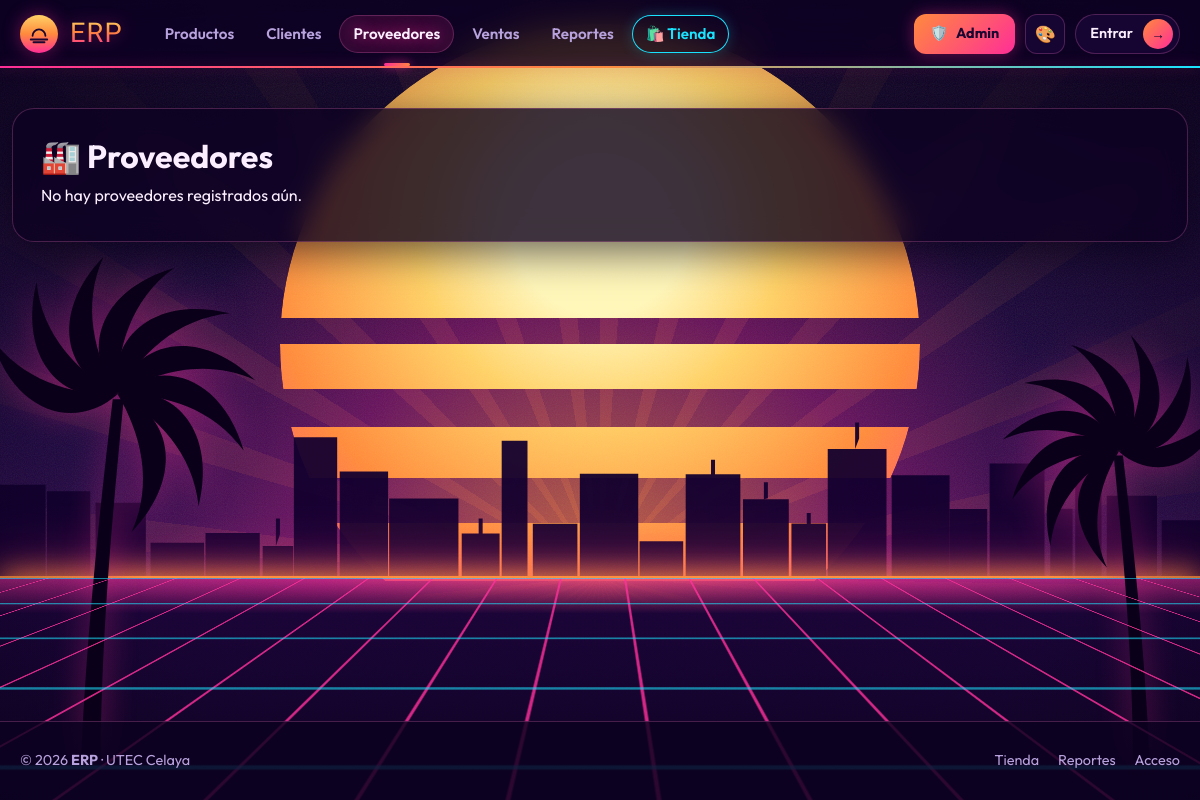
The page /proveedores/lista/ on the database as committed earlier.
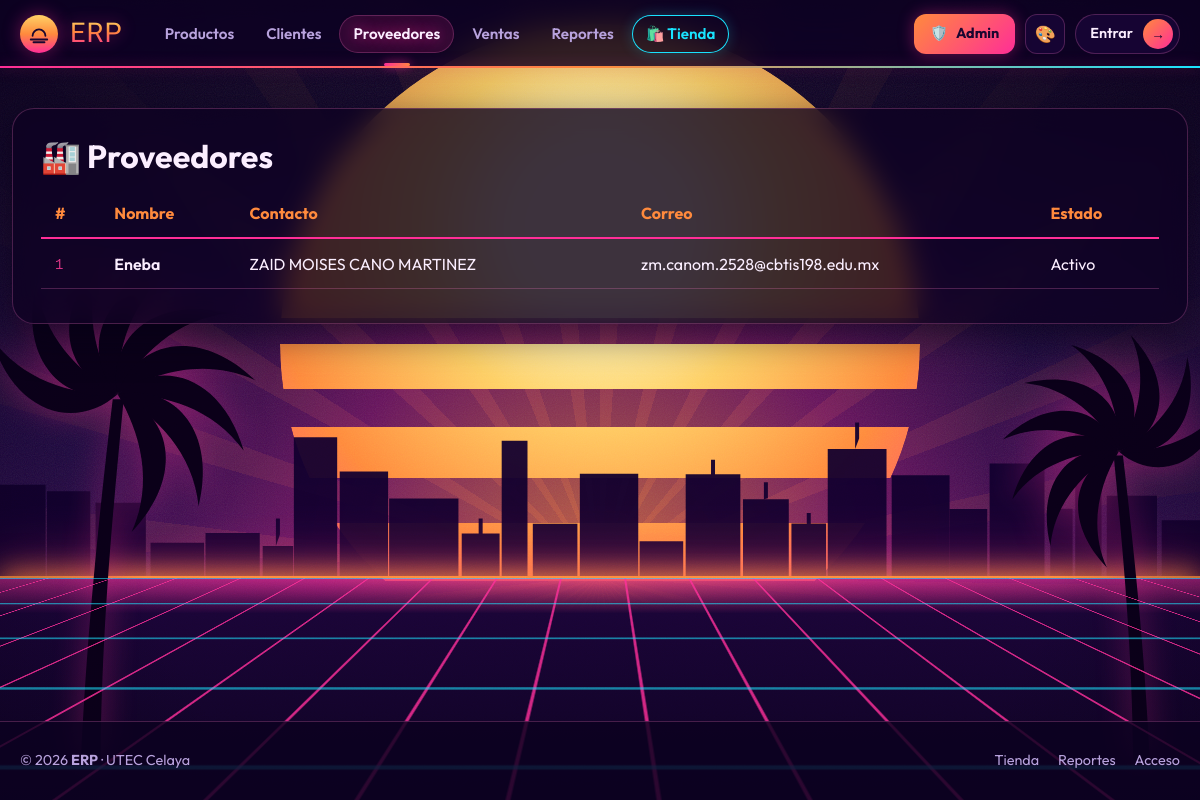
The same page on the database as committed later.
### proveedores/models.py (models this page shows)
class Proveedor(models.Model):
    nombre   = models.CharField(
        max_length=150, verbose_name='Nombre'
    )
    contacto = models.CharField(
        max_length=100, blank=True, verbose_name='Persona de contacto'
    )
    correo   = models.EmailField(
        unique=True, verbose_name='Correo electrónico'
    )
    telefono = models.CharField(
        max_length=20, blank=True, verbose_name='Teléfono'
    )
    activo   = models.BooleanField(
        default=True, verbose_name='Activo'
    )
    creado   = models.DateTimeField(
        auto_now_add=True, verbose_name='Fecha de registro'
    )
    class Meta:
        verbose_name        = 'Proveedor'
        verbose_name_plural = 'Proveedores'
        ordering            = ['nombre']

### proveedores/views.py (the view)
# urls.py: path('lista/',          views.ProveedorListView.as_view(),   name='lista'),
class ProveedorListView(ListView):
    model = Proveedor
    template_name = 'proveedores/lista.html'
    context_object_name = 'proveedores'
    paginate_by = 20
    def get_queryset(self):
        return Proveedor.objects.filter(activo=True).order_by('nombre')

### proveedores/templates/proveedores/lista.html (shortened to what this page needs)
{% extends "base.html" %}
{% block nav_proveedores %}active{% endblock %}
{% block content %}
<div class="erp-page-title">
    <h2>🏭 Proveedores</h2>
</div>
{% if proveedores %}
<table class="erp-table">
    <thead>
        <tr>
            <th>#</th><th>Nombre</th><th>Contacto</th>
            <th>Correo</th><th>Estado</th>
        </tr>
    </thead>
    <tbody>
        {% for p in proveedores %}
        <tr>
            <td><code>{{ p.pk }}</code></td>
            <td>
                <a href="{% url 'proveedores:detalle' p.pk %}"
                   style="color:var(--clr-royal);font-weight:600;">
                    {{ p.nombre }}
                </a>
            </td>
            <td>{{ p.contacto|default:"—" }}</td>
            <td>{{ p.correo }}</td>
            <td>
                {% if p.activo %}
                    <span class="badge-erp-active">Activo</span>
                {% else %}
                    <span class="badge-erp-inactive">Inactivo</span>
                {% endif %}
            </td>
        </tr>
        {% endfor %}
    </tbody>
</table>
{% else %}
<div class="erp-alert-info">No hay proveedores registrados aún.</div>
{% endif %}
{% endblock %}

Rows that differ between the two databases and show on the page:
added Proveedor: pk "1", nombre "Eneba", contacto "ZAID MOISES CANO MARTINEZ", correo "zm.canom.2528@cbtis198.edu.mx", activo "Activo"
Other text that changed with them:
text no longer shown: "No hay proveedores registrados aún."
text now shown: "# Nombre Contacto Correo Estado"
